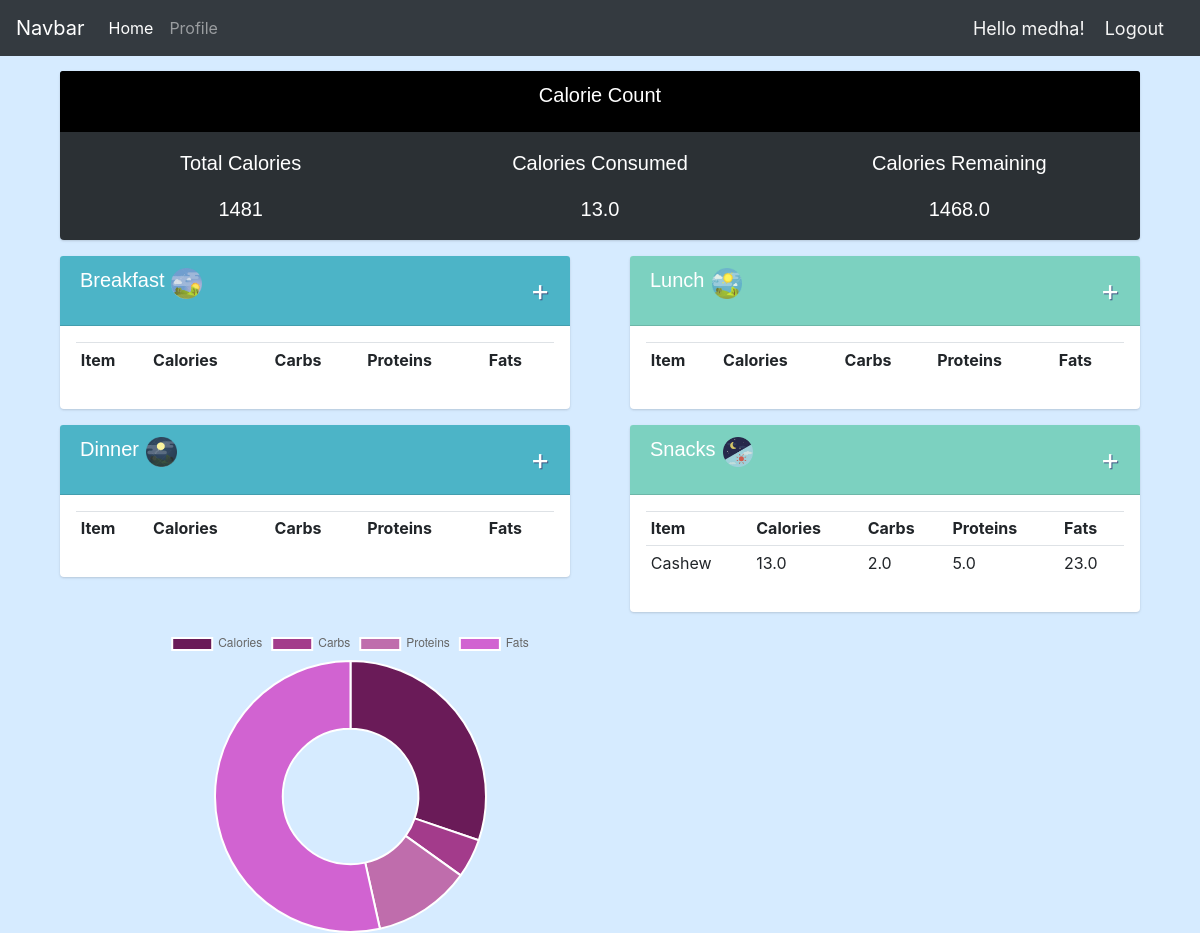
Screenshot of /home/15/ (signed in) with the database file from the repository.
### cc/models.py (models this page shows, shortened)
class Food(models.Model):
    FOOD_CATEGORY = (
        ('Breakfast','Breakfast'),
        ('Lunch','Lunch'),
        ('Dinner','Dinner'),
        ('Snacks','Snacks')
    )
    item = models.CharField(max_length=100, null=True)
    calories = models.FloatField(null=True)
    carbs = models.FloatField(null=True)
    proteins = models.FloatField(null=True)
    fats = models.FloatField(null=True)
    food_category = models.CharField(max_length=40,null=True,choices=FOOD_CATEGORY)
    customer = models.ForeignKey(Customer,null=True,on_delete=models.SET_NULL)

### cc/views.py (the view)
# urls.py: 2. Add a URL to urlpatterns:  path('', views.home, name='home')
@login_required(login_url = 'login')
def home(request, pk):
    customer = Customer.objects.get(id=pk)
    foodItems = customer.food_set.all()
    breakfast = foodItems.filter(food_category="Breakfast")
    lunch = foodItems.filter(food_category="Lunch")
    snacks = foodItems.filter(food_category="Snacks")
    dinner = foodItems.filter(food_category="Dinner")
    calorieCount = dummycalc(pk)
    calorieConsumed = 0
    for item in foodItems:
        calorieConsumed += item.calories
    caloriesLeft = calorieCount - calorieConsumed
    data = []
    data.append(calorieConsumed)
    pieCarbs=0
    pieProteins=0
    pieFats=0
    for item in foodItems:
        pieCarbs += item.carbs
        pieProteins += item.proteins
        pieFats += item.fats
    data.append(pieCarbs)
    data.append(pieProteins)
    data.append(pieFats)
    context = {'calorieCount':calorieCount,'breakfast':breakfast,'lunch':lunch,
    'snacks':snacks,'dinner':dinner,'calorieConsumed':calorieConsumed,'caloriesLeft':caloriesLeft,'data':data}
    return render(request,'cc/home.html',context)

### cc/caloriecalc.py (called while the page is built)
def dummycalc(pk):
    customer = Customer.objects.get(id=pk)
    Idealcalorie = 0
    if customer.gender == "Male":
        Idealcalorie = (10*(customer.weight)) + (6.25*(customer.height)) - (5*(customer.age)) + 5
    else:
        Idealcalorie = (10*(customer.weight)) + (6.25*(customer.height)) - (5*(customer.age)) - 161
    if customer.category == "Inactive":
        Idealcalorie *= 1.2
    elif customer.category == "Moderately active":
        Idealcalorie *= 1.3
    else:
        Idealcalorie *= 1.4
    return round(Idealcalorie)

### cc/templates/cc/home.html (shortened to what this page needs)
{%  extends 'cc/main.html' %}
{% load static %}
{% block content %}
<div class="container">
    <div class="row status">
        <div class="col">
            <div class="col-md">
                <div class="card text-center text-white mb-3" id="calorie-count">
                    <div class="card-header calorie-header" >
                        <h5 class="card-title" style="float: center; font-family: sans-serif; font-size: 20px;">Calorie Count</h5>
                    </div>
                    <div class="card-body">
                        <div class="row">
                            <div class="col-md text-white mb-3 text-data">
                                Total Calories
                            </div>
                            <div class="col-md text-white mb-3 text-data">
                                Calories Consumed
                            </div>
                            <div class="col-md text-white mb-3 text-data">
                                Calories Remaining
                            </div>
                        </div>
                        <div class="row">
                            <div class="col-md text-data">
                                {{calorieCount}}
                            </div>
                            <div class="col-md text-data">
                                {{calorieConsumed}}
                            </div>
                            <div class="col-md text-data">
                                {{caloriesLeft}}
                            </div>
                        </div>
                    </div>
                </div>
            </div>
        </div>
    </div>
    <div class="row">
        <div class="col-md-6">
            <div class="row">
                <div class="col">
                    <div class="col-md">
                        <div class="card text-white mb-3">
                            <div class="card-header food-header1" >
                                <img src="{% static '/images/breakfast.png' %}" id="logo">
                                <h5 class="card-title text-data" id="bf">Breakfast</h5>
                                <a id="add-link" href="{% url 'food_details' request.user.customer.id 1 %}">&#x2b;</a>
                            </div>
                            <div class="card-body">
                                <table class="table table-sm">
                                    <tr>
                                        <th>Item</th>
                                        <th>Calories</th>
                                        <th>Carbs</th>
                                        <th>Proteins</th>
                                        <th>Fats</th>
                                    </tr>
                                </table>
                            </div>
                        </div>
                    </div>
                </div>
            </div>
        </div>
        <div class="col-md-6">
            <div class="row">
                <div class="col">
                    <div class="col-md">
                        <div class="card text-white mb-3">
                            <div class="card-header food-header2" >
                                <img src="{% static '/images/lunch.png' %}" id="logo">
                                <h5 class="card-title text-data">Lunch</h5>
                                <a id="add-link" href="{% url 'food_details' request.user.customer.id 2 %}">&#x2b;</a>
                            </div>
                            <div class="card-body">
                                <table class="table table-sm">
                                    <tr>
                                        <th>Item</th>
                                        <th>Calories</th>
                                        <th>Carbs</th>
                                        <th>Proteins</th>
                                        <th>Fats</th>
                                    </tr>
                                </table>
                            </div>
                        </div>
                    </div>
                </div>
            </div>
        </div>
    </div>
    <div class="row">
        <div class="col-md-6">
            <div class="row">
                <div class="col">
                    <div class="col-md">
                        <div class="card text-white mb-3">
                            <div class="card-header food-header3" >
                                <img src="{% static '/images/dinner.png' %}" id="logo">
                                <h5 class="card-title text-data">Dinner</h5>
                                <a id="add-link" href="{% url 'food_details' request.user.customer.id 4 %}">&#x2b;</a>
                            </div>
                            <div class="card-body">
                                <table class="table table-sm">
                                    <tr>
                                        <th>Item</th>
                                        <th>Calories</th>
                                        <th>Carbs</th>
                                        <th>Proteins</th>
                                        <th>Fats</th>
                                    </tr>
                                </table>
                            </div>
                        </div>
                    </div>
                </div>
            </div>
        </div>
        <div class="col-md-6">
            <div class="row">
                <div class="col">
                    <div class="col-md">
                        <div class="card text-white mb-3">
                            <div class="card-header food-header4" >
                                <img src="{% static '/images/snacks.png' %}" id="logo">
                                <h5 class="card-title text-data">Snacks</h5>
                                <a id="add-link" href="{% url 'food_details' request.user.customer.id 3 %}">&#x2b;</a>
                            </div>
                            <div class="card-body">
                                <table class="table table-sm">
                                    <tr>
                                        <th>Item</th>
                                        <th>Calories</th>
                                        <th>Carbs</th>
                                        <th>Proteins</th>
                                        <th>Fats</th>
                                    </tr>
                                    {% for food in snacks %}
                                        <tr>
                                            <td>{{food.item}}</td>
                                            <td>{{food.calories}}</td>
                                            <td>{{food.carbs}}</td>
                                            <td>{{food.proteins}}</td>
                                            <td>{{food.fats}}</td>
                                        </tr>
                                    {% endfor %}
                                </table>
                            </div>
                        </div>
                    </div>
                </div>
            </div>
        </div>
    </div>
    {% include 'cc/chart.html' %}
{% endblock %}

### cc/templates/cc/navbar.html (shortened to what this page needs)
<nav class="navbar navbar-expand-lg navbar-dark bg-dark">
    <a class="navbar-brand" href="#">Navbar</a>
    <div class="collapse navbar-collapse" id="navbarSupportedContent">
      <ul class="navbar-nav mr-auto">
        <li class="nav-item active">
          <a class="nav-link" href="{% url 'home' request.user.customer.id %}">Home <span class="sr-only">(current)</span></a>
        </li>
        <li class="nav-item">
          <a class="nav-link" href="{% url 'profile_page' request.user.customer.id %}">Profile</a>
        </li>
    </div>
    <span class="msg" style="font-size: 18px; color: whitesmoke; margin-right: 20px;">Hello {{request.user}}!</span>
    <span><a class="msg" href="{% url 'logout' %}" style="font-size: 18px; color: whitesmoke; margin-right: 20px;">Logout</a></span>
  </nav>

### static/css/main.css (style rules this page uses)
body { background-color: rgb(214, 235, 255); }
#logo { height: 8%; width: 8% ; padding-left: 7px; }
.status { padding-top: 15px; }
#calorie-count { background-color:rgba(0, 0, 0, 0.797); }
.calorie-header { background-color:black!important; }
.text-data { font-family: sans-serif; font-size: 20px; float:left; }
.food-header1 { background-color: #4cb4c7; }
.food-header2 { background-color: #7CD1C0; }
.food-header3 { background-color: #4cb4c7; }
.food-header4 { background-color: #7CD1C0; }
#add-link { color: white; text-decoration: none; font-size: 30px; text-shadow: 1px 1px #3b5581; float:right; }
body { color: #1a202c; text-align: left; }
.card { box-shadow: 0 1px 3px 0 rgba(0,0,0,.1), 0 1px 2px 0 rgba(0,0,0,.06); }
.card { position: relative; display: flex; flex-direction: column; min-width: 0; word-wrap: break-word; background-color: #fff; background-clip: border-box; border: 0 solid rgba(0,0,0,.125); border-radius: .25rem; }
.card-body { flex: 1 1 auto; min-height: 1px; padding: 1rem; }
.mb-3, .my-3 { margin-bottom: 1rem!important; }

### rows the page displays
Food: item "Cashew", calories "13.0", carbs "2.0", proteins "5.0", fats "23.0"

### other values shown
{{ request.user }} "medha"
{{ calorieCount }} "1481"
{{ calorieConsumed }} "13.0"
{{ caloriesLeft }} "1468.0"
chart data {{ data|safe }} [13.0, 2.0, 5.0, 23.0]
